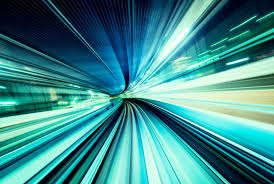
#> input picture images/high_freq.jpg, 274 x 184 px
$ jupyter execute 'Fourier Transform.ipynb'
#> lines starting #> are read from the running program, lines starting #| are printed output that depends on the picture
#> further down, img is the input picture: shape (184, 274, 3); mean B, G, R 140.9, 139.7, 61.8
[cell 1]
import cv2
import numpy as np
import matplotlib.pyplot as plt

# Fourier Transform is a mean to measure the the frequency of multiple regions within an image.

# Frequency is high in image areas with high degrees of pixel intensity changes.

[cell 2]
def ft_image(image):
    image = cv2.cvtColor(image,cv2.COLOR_BGR2GRAY)
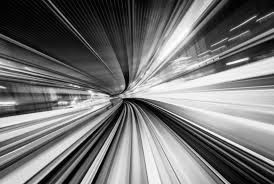
#> image: shape (184, 274); min 0, max 255, mean 116.6
    image = image/255
    f = np.fft.fft2(image)
    fshift = np.fft.fftshift(f)
    frequency_tx = 20*np.log(np.abs(fshift))
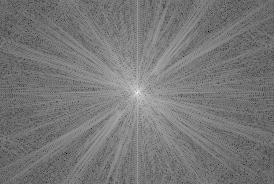
#> frequency_tx: shape (184, 274) float64; min -87.14, max 200.9, mean 48.1; drawn with min black and max white
    return frequency_tx

[cell 3]
img = cv2.imread("./images/high_freq.jpg")

ft = ft_image(img)
plt.imshow(cv2.cvtColor(img,cv2.COLOR_RGB2BGR))
plt.show()
plt.imshow(ft,cmap = "gray")
plt.show()

$ run again, with images/birds.jpg copied over images/high_freq.jpg
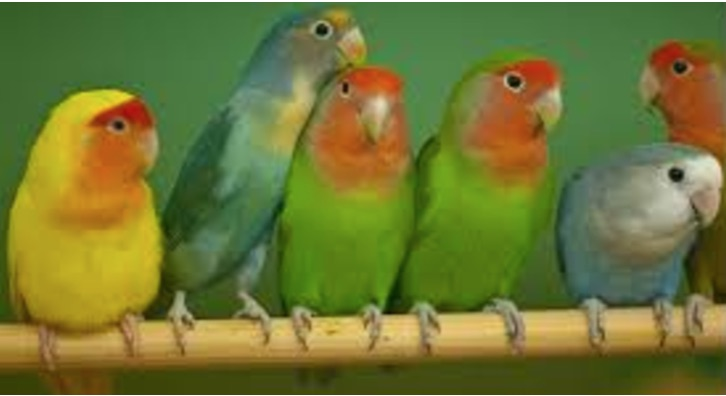
#> input picture images/birds.jpg, 726 x 396 px
#> img is the input picture: shape (396, 726, 3); mean B, G, R 52.2, 118.2, 111.1
#> in ft_image, `image = cv2.cvtColor(image,cv2.COLOR_BGR2GRAY)`:
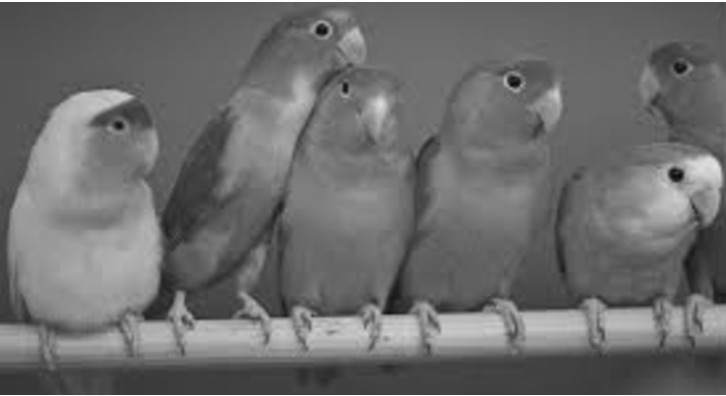
#> image: shape (396, 726); min 8, max 255, mean 108.6
#> in ft_image, `frequency_tx = 20*np.log(np.abs(fshift))`:
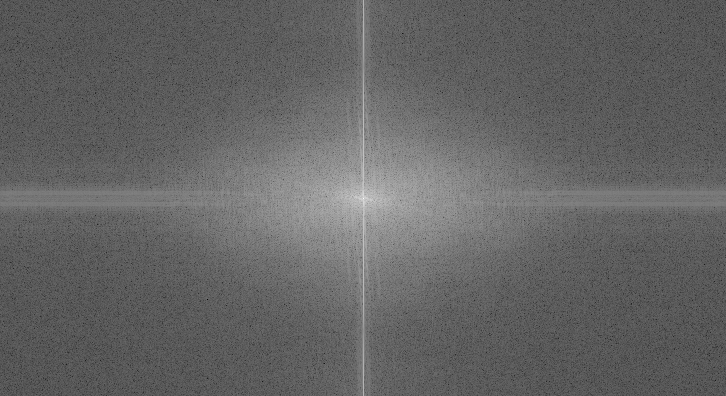
#> frequency_tx: shape (396, 726) float64; min -143.1, max 234.3, mean 5.2; drawn with min black and max white
